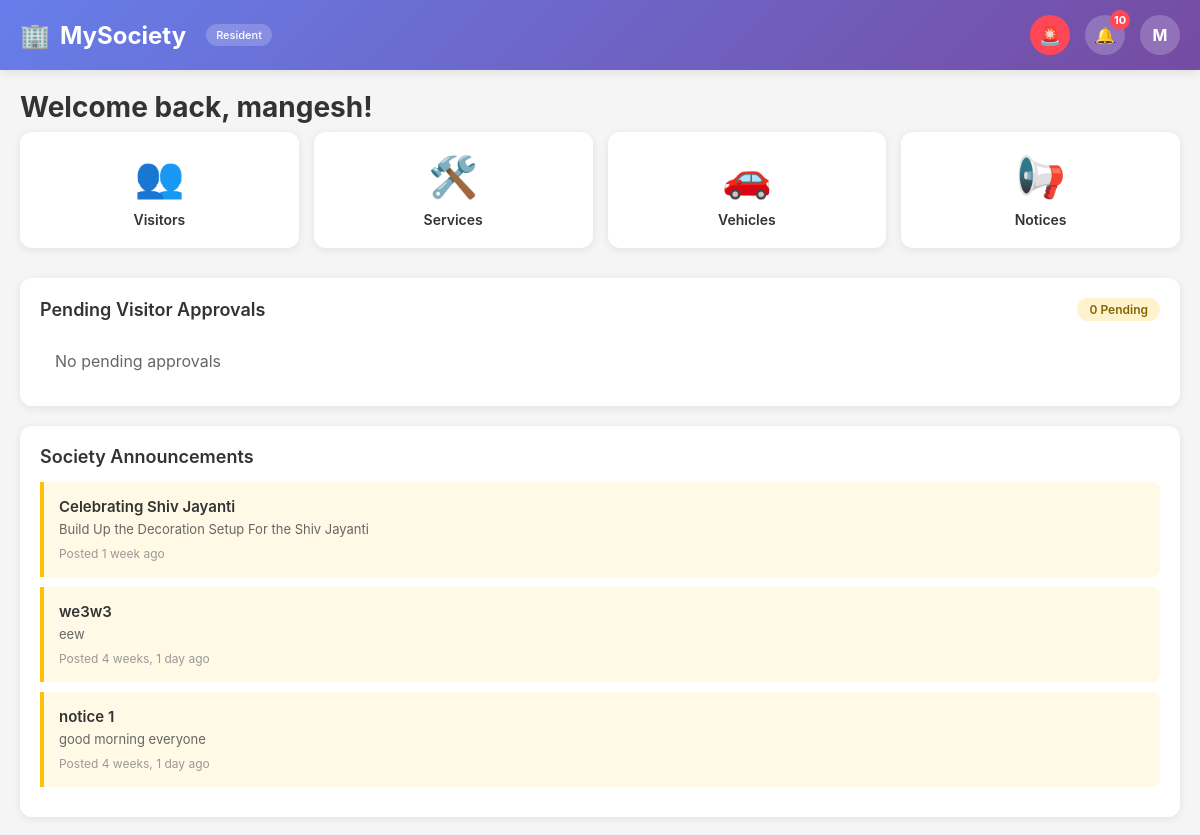
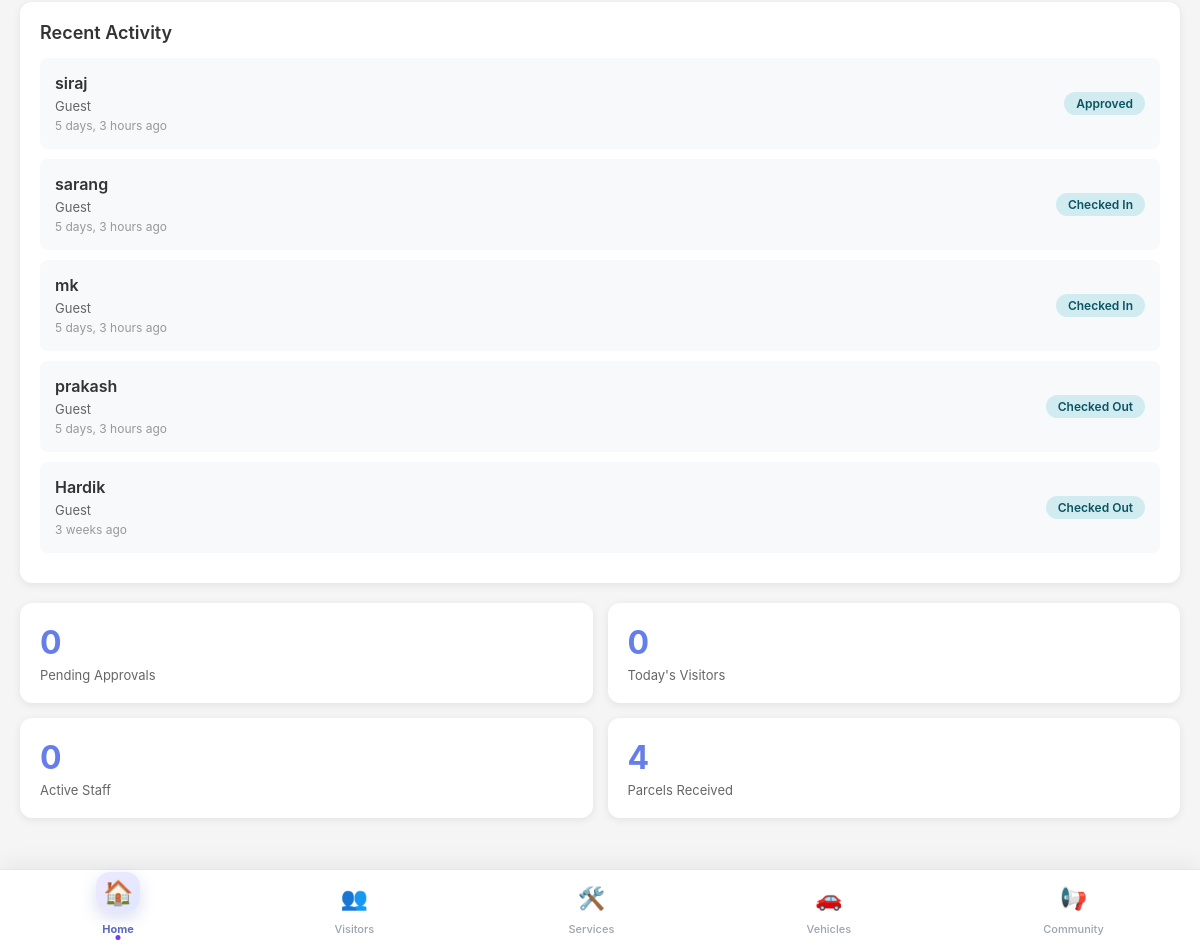
/resident/ (signed in), run on an earlier commit of the app's database (2 pictures, top to bottom).
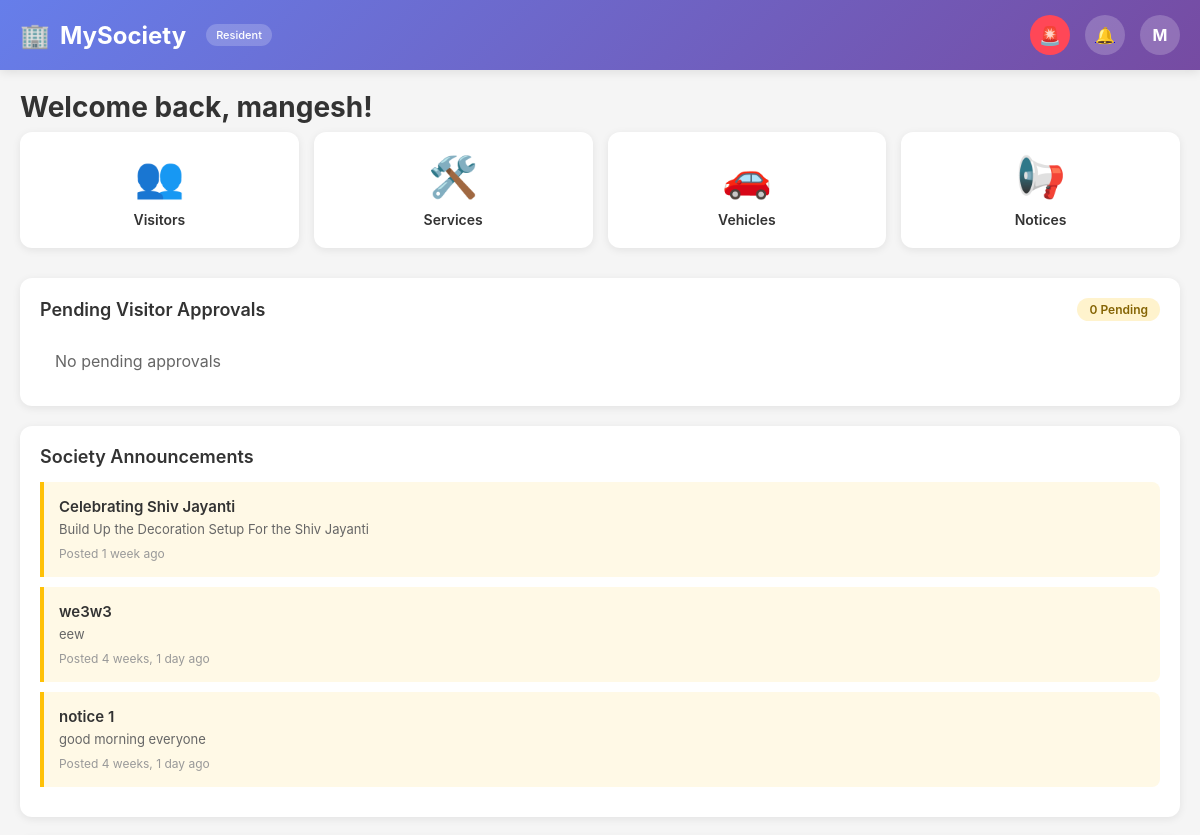
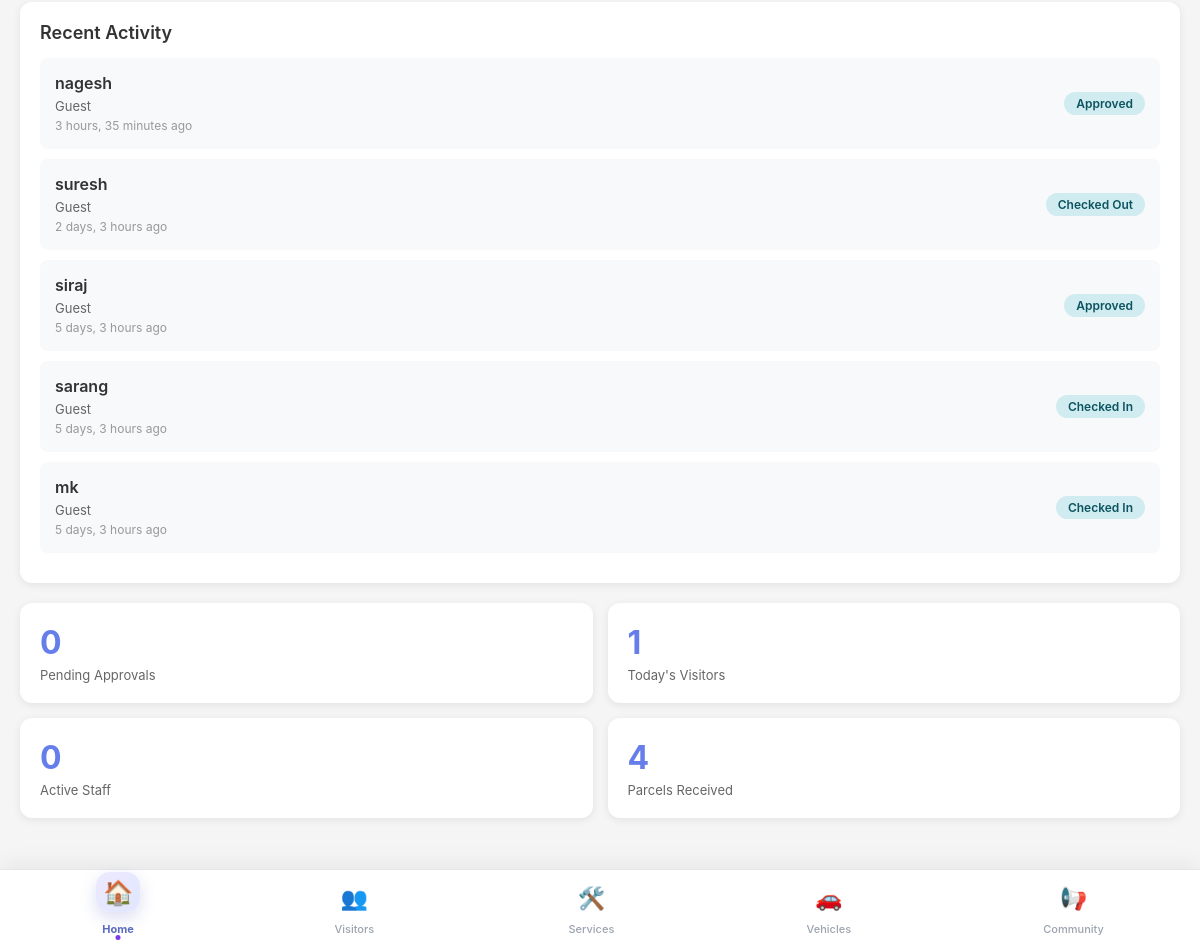
And on a later commit of the database (2 pictures, top to bottom).
### core/models.py (models this page shows, shortened)
class Announcement(models.Model):
    society = models.ForeignKey(
        Society,
        on_delete=models.CASCADE,
        related_name="announcements",
        null=True,  # Add temporarily for migration
        blank=True
    )
    title = models.CharField(max_length=200)
    message = models.TextField()
    created_by = models.ForeignKey(
        User,
        on_delete=models.CASCADE,
        related_name="created_announcements",
        null=True,  # Add temporarily for migration
        blank=True
    )
    created_at = models.DateTimeField(auto_now_add=True)
    class Meta:
        ordering = ['-created_at']

class Visitor(models.Model):
    VISITOR_TYPE = [
        ('guest', 'Guest'),
        ('delivery', 'Delivery'),
        ('service', 'Service Provider'),
        ('cab', 'Cab Driver'),
    ]
    STATUS_CHOICES = [
        ('pending', 'Pending'),
        ('approved', 'Approved'),
        ('rejected', 'Rejected'),
        ('checked_in', 'Checked In'),
        ('checked_out', 'Checked Out')
    ]
    name = models.CharField(max_length=100)
    visitor_type = models.CharField(max_length=20, choices=VISITOR_TYPE)
    mobile = models.CharField(max_length=15)
    society = models.ForeignKey(
        'Society',
        on_delete=models.CASCADE
    )
    apartment = models.ForeignKey(
        'Apartment',
        on_delete=models.CASCADE,
        related_name="visitors"
    )
    status = models.CharField(
        max_length=20,
        choices=STATUS_CHOICES,
        default='pending'
    )
    entry_code = models.CharField(
        max_length=6,
        null=True,
        blank=True,
        unique=True,
        db_index=True
    )
    code_expires_at = models.DateTimeField(null=True, blank=True)
    check_in_time = models.DateTimeField(null=True, blank=True)
    check_out_time = models.DateTimeField(null=True, blank=True)
    checked_in_by = models.ForeignKey(
        User,
        on_delete=models.SET_NULL,
        null=True,
        blank=True,
        related_name='checked_in_visitors'
    )
    checked_out_by = models.ForeignKey(
        User,
        on_delete=models.SET_NULL,
        null=True,
        blank=True,
        related_name='checked_out_visitors'
    )
    approved_at = models.DateTimeField(null=True, blank=True)
    approved_by = models.ForeignKey(
        User,
        on_delete=models.SET_NULL,
        null=True,
        blank=True,
        related_name="approved_visitors"
    )
    rejected_at = models.DateTimeField(null=True, blank=True)
    rejected_by = models.ForeignKey(
        User,
        on_delete=models.SET_NULL,
        null=True,
        blank=True,
        related_name="rejected_visitors"
    )
    purpose = models.TextField(blank=True)
    expected_at = models.DateTimeField(null=True, blank=True)
    created_at = models.DateTimeField(auto_now_add=True)
    class Meta:
        indexes = [
            models.Index(fields=['status']),
            models.Index(fields=['created_at']),
            models.Index(fields=['apartment', 'status']),
        ]

### core/views.py (the view)
# urls.py: path('resident/', views.resident_dashboard, name='resident_dashboard'),
@login_required
@role_required("resident")
def resident_dashboard(request):
    user = request.user
    profile = user.userprofile
    apartment = request.user.userprofile.apartment
    today = now().date()
    pending_visitors = Visitor.objects.filter(
        apartment=apartment,
        status="pending"
    ).order_by("-created_at")
    today_visitors = Visitor.objects.filter(
        apartment=apartment,
        created_at__date=today
    )
    attendance_today = DailyHelpAttendance.objects.filter(
        daily_help__user=user,
        date=today,
        check_in__isnull=False
    )
    deliveries = Delivery.objects.filter(
        apartment=apartment,
        status__iexact="received"
    )
    overstays = Visitor.objects.filter(
        apartment=apartment,
        status="checked_in",
        created_at__lt=now() - timedelta(hours=3)
    )
    announcements = Announcement.objects.order_by("-created_at")[:5]
    recent_activity = Visitor.objects.filter(
        apartment=apartment
    ).order_by("-created_at")[:5]
    context = {
        "user": user,
        "apartment": apartment,
        "pending_visitors": pending_visitors,
        "pending_count": pending_visitors.count(),
        "today_visitors_count": today_visitors.count(),
        "active_staff_count": attendance_today.count(),
        "overstays": overstays,
        "deliveries_count": deliveries.count(),
        "announcements": announcements,
        "recent_activity": recent_activity,
    }
    return render(request, "resident_index.html", context)

### core/context_processors.py (called while the page is built, shortened)
def base_context(request):
    if not request.user.is_authenticated:
        return {}
    profile = getattr(request.user, "userprofile", None)
    return {
        "current_user": request.user,
        "current_role": profile.role if profile else None,
        "notification_count": Notification.objects.filter(
            user=request.user,
            is_read=False
        ).count(),
    }

def global_context(request):
    if not request.user.is_authenticated:
        return {
            "notification_count": 0,
            "current_user": None,
            "current_role": None,
        }
    user = request.user
    profile = getattr(user, "userprofile", None)
    unread_chat = ChatMessage.objects.filter(
        receiver=user,
        is_read=False
    ).count()
    unread_notifications = Notification.objects.filter(
        user=user,
        is_read=False
    ).count()
    return {
        "current_user": user,
        "current_role": profile.role if profile else None,
        "notification_count": unread_chat + unread_notifications,
    }

def guard_notification_count(request):
    return {"guard_notification_count": 0}

### templates/resident_index.html (shortened to what this page needs)
{% extends "base.html" %}
{% block nav_home %}active{% endblock %}
{% block content %}
<div class="welcome-title">
    Welcome back, {{ user.username }}!
</div>
<div class="quick-actions">
    <a href="{% url 'resident_visitors' %}" class="quick-action-card">
        <div class="quick-action-icon">👥</div>
        <div class="quick-action-title">Visitors</div>
    </a>
    <a href="{% url 'resident_services' %}" class="quick-action-card">
        <div class="quick-action-icon">🛠️</div>
        <div class="quick-action-title">Services</div>
    </a>
    <a href="{% url 'resident_vehicles' %}" class="quick-action-card">
        <div class="quick-action-icon">🚗</div>
        <div class="quick-action-title">Vehicles</div>
    </a>
    <a href="{% url 'resident_notices' %}" class="quick-action-card">
        <div class="quick-action-icon">📢</div>
        <div class="quick-action-title">Notices</div>
    </a>
</div>
<div class="card">
    <div class="card-header">
        <span>Pending Visitor Approvals</span>
        <span class="badge badge-pending">{{ pending_count }} Pending</span>
    </div>
    {% for v in pending_visitors %}
    <div class="visitor-item">
        <div class="visitor-info">
            <h4>{{ v.name }}</h4>
            <p>{{ v.get_visitor_type_display }}</p>
            <p>📞 {{ v.mobile }}</p>
            <p class="announcement-time">
                Requested {{ v.created_at|timesince }} ago
            </p>
        </div>
        <div class="visitor-actions">
            <form method="POST" action="{% url 'approve_visitor' v.id %}">
                {% csrf_token %}
                <button type="submit" class="btn btn-small btn-success">
                    ✅ Approve
                </button>
            </form>
            <form method="POST" action="{% url 'deny_visitor' v.id %}">
                {% csrf_token %}
                <button type="submit" class="btn btn-small btn-danger">
                    ❌ Reject
                </button>
            </form>
        </div>
    </div>
    {% empty %}
        <p style="padding:15px;color:#666;">No pending approvals</p>
    {% endfor %}
</div>
<div class="card">
    <div class="card-header">Society Announcements</div>
    {% for a in announcements %}
    <div class="announcement-item">
        <h4>{{ a.title }}</h4>
        <p>{{ a.message }}</p>
        <span class="announcement-time">
            Posted {{ a.created_at|timesince }} ago
        </span>
    </div>
    {% empty %}
    <p style="padding:15px;color:#666;">No announcements</p>
    {% endfor %}
</div>
<div class="card">
    <div class="card-header">
        <span>Recent Activity</span>
    </div>
    {% for v in recent_activity %}
    <div class="visitor-item">
        <div class="visitor-info">
            <h4>{{ v.name }}</h4>
            <p>{{ v.get_visitor_type_display }}</p>
            <span class="announcement-time">
                {{ v.created_at|timesince }} ago
            </span>
        </div>
        <span class="badge badge-active">
            {{ v.get_status_display }}
        </span>
    </div>
    {% empty %}
    <p style="padding:15px;color:#666;">No recent activity</p>
    {% endfor %}
</div>
<div class="stats-grid">
    <div class="stat-card">
        <div class="stat-value">{{ pending_count }}</div>
        <div class="stat-label">Pending Approvals</div>
    </div>
    <div class="stat-card">
        <div class="stat-value">{{ today_visitors_count }}</div>
        <div class="stat-label">Today's Visitors</div>
    </div>
    <div class="stat-card">
        <div class="stat-value">{{ active_staff_count }}</div>
        <div class="stat-label">Active Staff</div>
    </div>
    <div class="stat-card">
        <div class="stat-value">{{ deliveries_count }}</div>
        <div class="stat-label">Parcels Received</div>
    </div>
</div>
{% endblock %}

### templates/base.html (shortened to what this page needs)
<!DOCTYPE html>
<html lang="en">
<head>
</head>
<body>
    <header class="header">
        <div class="header-content">
            <div class="logo">
                <span>{% block logo_icon %}🏢{% endblock %}</span>
                <span>MySociety</span>
                {% if current_role %}
                <span class="role-badge">{{ current_role|title }}</span>
                {% endif %}
            </div>
            <div class="header-actions">
                <div class="sos-icon" title="SOS / Panic Alert" onclick="sendSOS()">🚨</div>
                <a href="{% url 'resident_notifications' %}" class="notification-icon">
                    <span>🔔</span>
                    {% if notification_count > 0 %}
                    <div class="notification-badge">{{ notification_count }}</div>
                    {% endif %}
                </a>
                <a href="{% url 'profile' %}" class="profile-icon" title="My Profile">
                    {{ current_user.username|slice:":1"|upper }}
                </a>
            </div>
        </div>
    </header>
    <main class="main-content">
        {% block content %}{% endblock %}
    </main>
    <nav class="bottom-nav">
        {% if current_role == "resident" %}
            <a href="{% url 'resident_dashboard' %}"
               class="nav-item {% block nav_home %}{% endblock %}">
                <div class="nav-icon">🏠</div>
                <span>Home</span>
            </a>
            <a href="{% url 'resident_visitors' %}"
               class="nav-item {% block nav_visitors %}{% endblock %}">
                <div class="nav-icon">👥</div>
                <span>Visitors</span>
            </a>
            <a href="{% url 'resident_services' %}"
               class="nav-item {% block nav_services %}{% endblock %}">
                <div class="nav-icon">🛠️</div>
                <span>Services</span>
            </a>
            <a href="{% url 'resident_vehicles' %}"
               class="nav-item {% block nav_vehicles %}{% endblock %}">
                <div class="nav-icon">🚗</div>
                <span>Vehicles</span>
            </a>
            <a href="{% url 'resident_notices' %}"
               class="nav-item {% block nav_community %}{% endblock %}">
                <div class="nav-icon">📢</div>
                <span>Community</span>
            </a>
        {% elif current_role == "guard" %}
            <a href="{% url 'guard_dashboard' %}"
               class="nav-item {% block nav_guard_gate %}{% endblock %}">
                <div class="nav-icon">🛡️</div>
                <span>Gate</span>
            </a>
        {% endif %}
    </nav>
</body>
</html>

What changed in the data, as far as the page shows it:
no longer on this page (row unchanged): Visitor: name "prakash", visitor_type "Guest", created_at "5 days, 3 hours", status "Checked Out"
no longer on this page (row edited): Visitor: name "Hardik", visitor_type "Guest", created_at "3 weeks", status "Checked Out"
added Visitor: name "nagesh", visitor_type "Guest", created_at "3 hours, 35 minutes", status "Approved"
added Visitor: name "suresh", visitor_type "Guest", created_at "2 days, 3 hours", status "Checked Out"
Also different on the page:
{{ today_visitors_count }}: "0" → "1"
{{ notification_count }}: "10" → (not shown)
